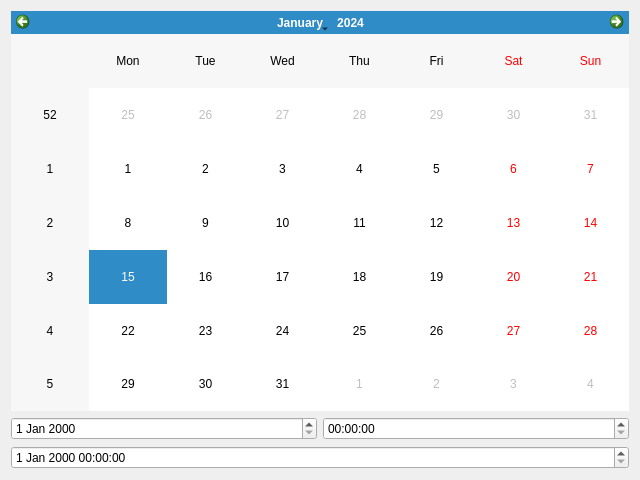
<?xml version="1.0" encoding="UTF-8"?>
<ui version="4.0">
 <class>DateTimeDialog</class>
 <widget class="QDialog" name="DateTimeDialog">
  <property name="geometry">
   <rect>
    <x>0</x>
    <y>0</y>
    <width>640</width>
    <height>480</height>
   </rect>
  </property>
  <property name="windowTitle">
   <string>Form</string>
  </property>
  <layout class="QVBoxLayout" name="verticalLayout">
   <item>
    <widget class="QCalendarWidget" name="calendarWidget"/>
   </item>
   <item>
    <layout class="QHBoxLayout" name="horizontalLayout">
     <item>
      <widget class="QDateEdit" name="dateEdit"/>
     </item>
     <item>
      <widget class="QTimeEdit" name="timeEdit"/>
     </item>
    </layout>
   </item>
   <item>
    <widget class="QDateTimeEdit" name="dateTimeEdit"/>
   </item>
  </layout>
 </widget>
 <resources/>
 <connections/>
</ui>
